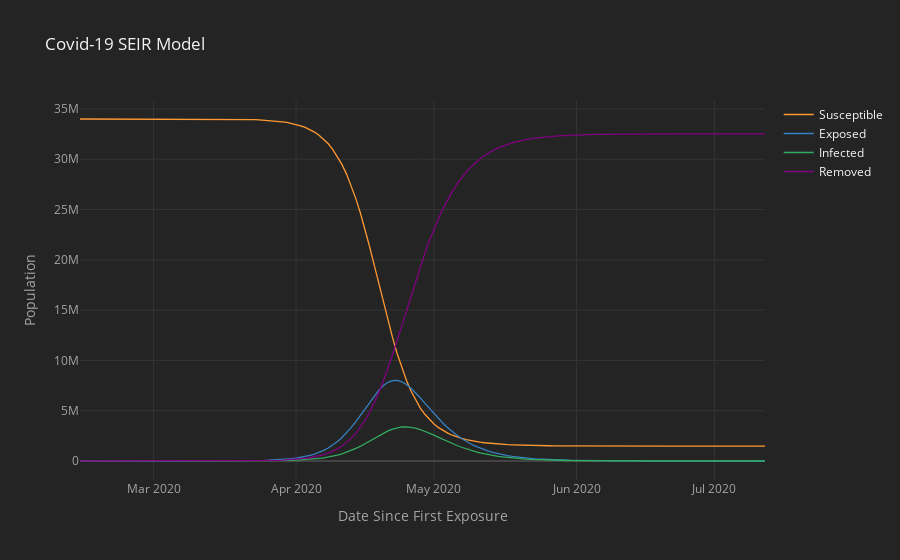

The notebook cell this image was saved under:
### Code cell
# plot SEIR Model
res.iplot(kind='scatter',
          theme='henanigans',
          xTitle='Date Since First Exposure',
          yTitle='Population',
          title='Covid-19 SEIR Model')

### Figure 1 — Plotly figure (JSON) as saved in the notebook; plotly's stock layout.template omitted (floating-point values rounded to 4 significant figures; data arrays with more than 128 entries replaced by an {"elided": "..."} marker saying what was removed)
{"data": [{"line": {"color": "rgba(255, 153, 51, 1.0)", "dash": "solid", "shape": "linear", "width": 1.3}, "mode": "lines", "name": "Susceptible", "text": "", "type": "scatter", "x": {"elided": "150 str values"}, "y": {"elided": "150 float values"}}, {"line": {"color": "rgba(55, 128, 191, 1.0)", "dash": "solid", "shape": "linear", "width": 1.3}, "mode": "lines", "name": "Exposed", "text": "", "type": "scatter", "x": {"elided": "150 str values"}, "y": {"elided": "150 float values"}}, {"line": {"color": "rgba(50, 171, 96, 1.0)", "dash": "solid", "shape": "linear", "width": 1.3}, "mode": "lines", "name": "Infected", "text": "", "type": "scatter", "x": {"elided": "150 str values"}, "y": {"elided": "150 float values"}}, {"line": {"color": "rgba(128, 0, 128, 1.0)", "dash": "solid", "shape": "linear", "width": 1.3}, "mode": "lines", "name": "Removed", "text": "", "type": "scatter", "x": {"elided": "150 str values"}, "y": {"elided": "150 float values"}}], "layout": {"legend": {"bgcolor": "#242424", "font": {"color": "#F4F4F4"}}, "paper_bgcolor": "#242424", "plot_bgcolor": "#242424", "title": {"font": {"color": "#F4F4F4"}, "text": "Covid-19 SEIR Model"}, "xaxis": {"gridcolor": "#343434", "showgrid": true, "tickfont": {"color": "#A4A4A4"}, "title": {"font": {"color": "#A4A4A4"}, "text": "Date Since First Exposure"}, "zerolinecolor": "#444444"}, "yaxis": {"gridcolor": "#343434", "showgrid": true, "tickfont": {"color": "#A4A4A4"}, "title": {"font": {"color": "#A4A4A4"}, "text": "Population"}, "zerolinecolor": "#444444"}}}
